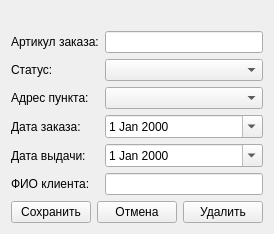
<?xml version="1.0" encoding="UTF-8"?>
<ui version="4.0">
 <class>OrderForm</class>
 <widget class="QWidget" name="OrderForm">
  <layout class="QVBoxLayout" name="main_layout">
   <item><layout class="QHBoxLayout" name="header">
    <item><widget class="QLabel" name="lbl_fio"><property name="text"><string></string></property><property name="alignment"><set>Qt::AlignRight|Qt::AlignTrailing|Qt::AlignVCenter</set></property></widget></item>
   </layout></item>
   <item><layout class="QFormLayout" name="form_layout">
    <item row="0" column="0"><widget class="QLabel" name="lbl_article"><property name="text"><string>Артикул заказа:</string></property></widget></item>
    <item row="0" column="1"><widget class="QLineEdit" name="line_article"/></item>
    <item row="1" column="0"><widget class="QLabel" name="lbl_status"><property name="text"><string>Статус:</string></property></widget></item>
    <item row="1" column="1"><widget class="QComboBox" name="combo_status"/></item>
    <item row="2" column="0"><widget class="QLabel" name="lbl_address"><property name="text"><string>Адрес пункта:</string></property></widget></item>
    <item row="2" column="1"><widget class="QComboBox" name="combo_address"/></item>
    <item row="3" column="0"><widget class="QLabel" name="lbl_date_order"><property name="text"><string>Дата заказа:</string></property></widget></item>
    <item row="3" column="1"><widget class="QDateEdit" name="date_order"><property name="calendarPopup"><bool>true</bool></property></widget></item>
    <item row="4" column="0"><widget class="QLabel" name="lbl_date_delivery"><property name="text"><string>Дата выдачи:</string></property></widget></item>
    <item row="4" column="1"><widget class="QDateEdit" name="date_delivery"><property name="calendarPopup"><bool>true</bool></property></widget></item>
    <item row="5" column="0"><widget class="QLabel" name="lbl_fio_client"><property name="text"><string>ФИО клиента:</string></property></widget></item>
    <item row="5" column="1"><widget class="QLineEdit" name="line_fio_client"><property name="readOnly"><bool>true</bool></property></widget></item>
   </layout></item>
   <item><layout class="QHBoxLayout" name="btn_layout">
    <item><widget class="QPushButton" name="btn_save"><property name="text"><string>Сохранить</string></property></widget></item>
    <item><widget class="QPushButton" name="btn_cancel"><property name="text"><string>Отмена</string></property></widget></item>
    <item><widget class="QPushButton" name="btn_delete" objectName="btn_delete"><property name="text"><string>Удалить</string></property></widget></item>
   </layout></item>
  </layout>
 </widget>
</ui>
